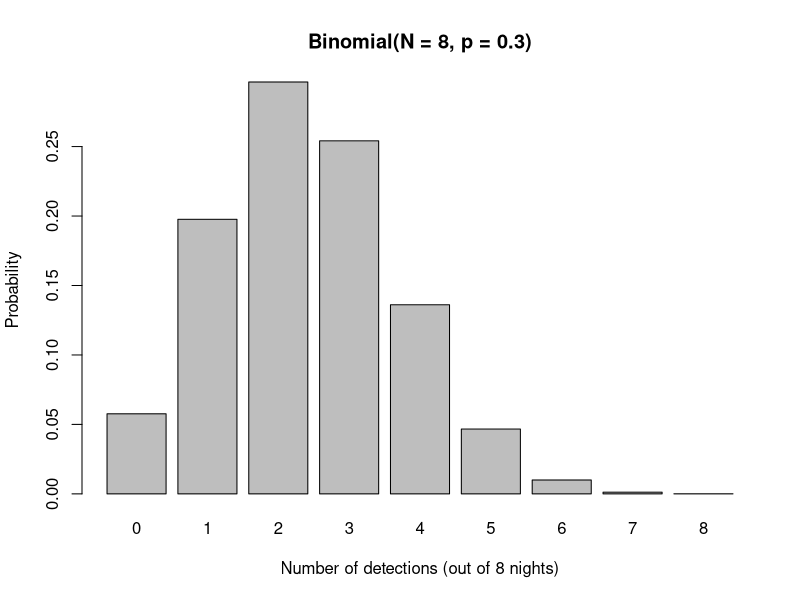
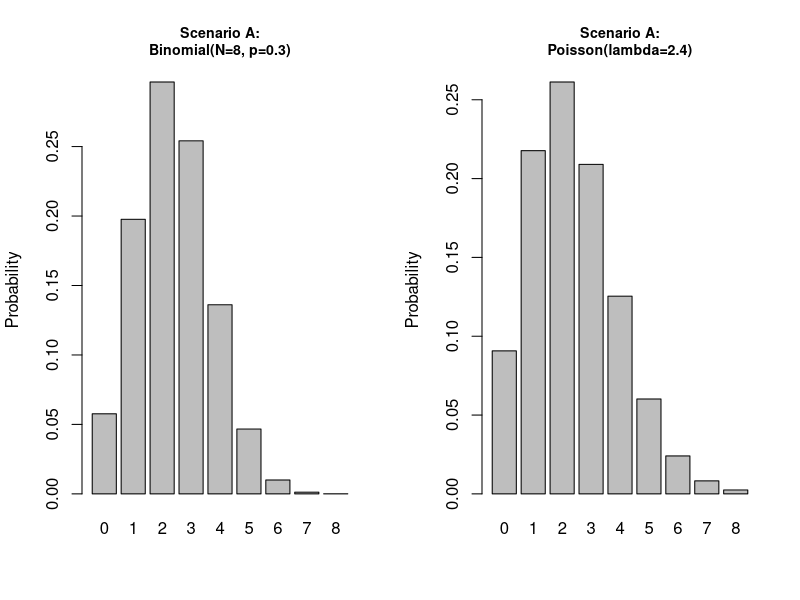
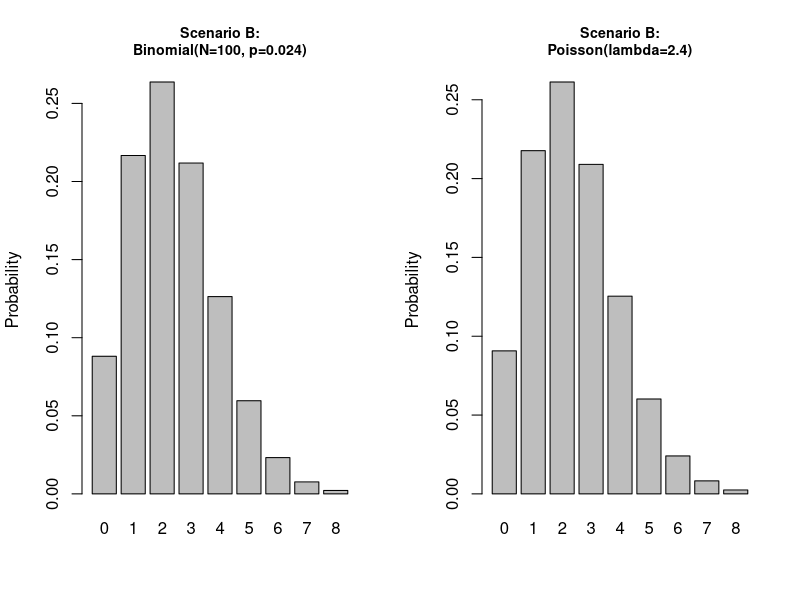

The R script that drew these images, in order:
## ---- chunk 1
knitr::opts_chunk$set(echo = FALSE, warning = FALSE, message = FALSE,
                       fig.width = 6.5, fig.height = 0.3)

# draws n full-width blank lines (margin to margin) for handwritten answers,
# as a single plot so spacing is deterministic; pair with fig.height = 0.3 * n
blank_lines <- function(n = 1) {
  par(mar = c(0, 0, 0, 0))
  plot(NA, xlim = c(0, 1), ylim = c(0, n), axes = FALSE, xlab = "", ylab = "")
  for (i in seq_len(n)) {
    segments(0, n - i + 0.5, 1, n - i + 0.5, lwd = 1)
  }
}

# reserves blank work space (no ruled lines) for equation manipulation /
# show-your-work; pair with fig.height set to however much room is needed
blank_space <- function() {
  par(mar = c(0, 0, 0, 0))
  plot.new()
}
## ---- chunk 2
ans_col <- rgb(200, 0, 130, maxColorValue = 255)
# redraws blank_table() so cells flagged TRUE in `ans` use the answer color
blank_table <- function(headers, body, col_widths = NULL,
                        header_height = 0.35, row_height = 0.5,
                        cex = 0.95, bold_rows = integer(0), ans = NULL) {
  nc <- length(headers); nr <- length(body)
  if (is.null(col_widths)) col_widths <- rep(1, nc)
  col_widths <- col_widths / sum(col_widths)
  cx <- c(0, cumsum(col_widths))
  h_total <- header_height + nr * row_height
  par(mar = c(0, 0, 0, 0), family = "serif")
  plot(NA, xlim = c(0, 1), ylim = c(0, h_total), axes = FALSE, xlab = "", ylab = "",
       xaxs = "i", yaxs = "i")
  y <- h_total
  segments(0, y, 1, y, lwd = 1.5)
  y <- y - header_height
  segments(0, y, 1, y, lwd = 1.5)
  for (i in seq_len(nr)) {
    y <- y - row_height
    segments(0, y, 1, y, lwd = if (i == nr) 1.5 else 0.5,
             col = if (i == nr) "black" else "grey70")
  }
  for (v in cx) segments(v, 0, v, h_total, lwd = 1)
  yh <- h_total - header_height / 2
  for (j in seq_len(nc)) text((cx[j] + cx[j + 1]) / 2, yh, labels = headers[[j]], font = 2, cex = cex)
  y <- h_total - header_height
  for (i in seq_len(nr)) {
    yc <- y - row_height / 2
    for (j in seq_len(nc)) {
      val <- body[[i]][[j]]
      is_ans <- !is.null(ans) && isTRUE(ans[[i]][[j]])
      if (!identical(val, "")) text((cx[j] + cx[j + 1]) / 2, yc, labels = val, cex = cex,
                                    font = if (i %in% bold_rows) 2 else 1,
                                    col = if (is_ans) ans_col else "black")
    }
    y <- y - row_height
  }
}
## ---- chunk 3
barplot(dbinom(0:8, 8, 0.3), names.arg = 0:8, ylab = "Probability",
        xlab = "Number of detections (out of 8 nights)",
        main = "Binomial(N = 8, p = 0.3)")
## ---- chunk 4
par(mfrow = c(1, 2))
barplot(dbinom(0:8, 8, 0.3), names.arg = 0:8, ylab = "Probability",
        main = "Scenario A:\nBinomial(N=8, p=0.3)", cex.main = 0.85)
barplot(dpois(0:8, 2.4), names.arg = 0:8, ylab = "Probability",
        main = "Scenario A:\nPoisson(lambda=2.4)", cex.main = 0.85)
## ---- chunk 5
par(mfrow = c(1, 2))
barplot(dbinom(0:8, 100, 0.024), names.arg = 0:8, ylab = "Probability",
        main = "Scenario B:\nBinomial(N=100, p=0.024)", cex.main = 0.85)
barplot(dpois(0:8, 2.4), names.arg = 0:8, ylab = "Probability",
        main = "Scenario B:\nPoisson(lambda=2.4)", cex.main = 0.85)
